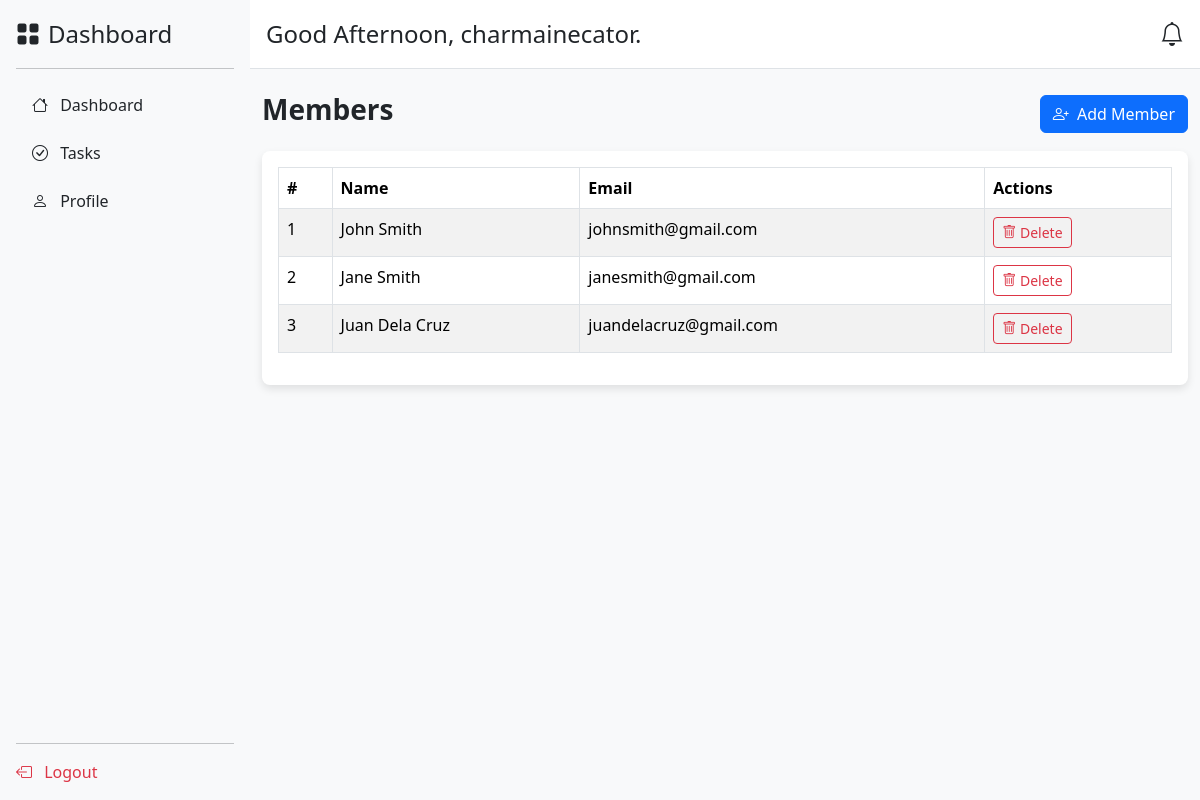
Screenshot of /members/ (signed in) with the database file from the repository.
### app/models.py (models this page shows, shortened)
class TeamMember(models.Model):
    user = models.OneToOneField(User, on_delete=models.CASCADE, related_name="team_member")
    added_by = models.ForeignKey(User, on_delete=models.CASCADE, related_name="added_members")
    date_added = models.DateTimeField(auto_now_add=True)

### app/views.py (the view, shortened to what this page needs)
# urls.py: path('members/', views.members, name='members'),
@login_required
def members(request):
    try:
        team_members = TeamMember.objects.filter(added_by_id=request.user)
        return render(request, 'app/members.html', {'team_members': team_members})
    except Exception as e:
        messages.error(request, f"An error occurred: {e}")
        return redirect('dashboard')
    except Exception as e:
        messages.error(request, f"An error occurred: {e}")
        return redirect('dashboard')

### app/context_processors.py (called while the page is built)
def add_current_time(request):
    gmt8 = pytz.timezone('Asia/Manila')  # Set the timezone to GMT+8
    current_time = timezone.now().astimezone(gmt8)  # Convert current time to GMT+8
    return {'current_time': current_time}

### app/templates/app/members.html (shortened to what this page needs)
<!DOCTYPE html>
<html lang="en">
<head>
    <link href="https://cdn.jsdelivr.net/npm/bootstrap@5.3.3/dist/css/bootstrap.min.css" rel="stylesheet">
    <link href="https://cdn.jsdelivr.net/npm/bootstrap-icons@1.10.5/font/bootstrap-icons.css" rel="stylesheet">
</head>
<body>
    <div class="d-flex">
        {% include 'app/sidebar.html' %}
        <div class="flex-grow-1 bg-light">
            {% include 'app/header.html' %}
            <div class="container mt-4">
                <div class="d-flex justify-content-between align-items-center mb-3">
                    <h3 class="fw-bold">Members</h3>
                    <button class="btn btn-primary" data-bs-toggle="modal" data-bs-target="#addMemberModal">
                        <i class="bi bi-person-plus me-1"></i> Add Member
                    </button>
                </div>
                <div class="table-container bg-white p-3">
                    <table class="table table-hover table-striped table-bordered">
                        <thead>
                            <tr>
                                <th>#</th>
                                <th>Name</th>
                                <th>Email</th>
                                <th>Actions</th>
                            </tr>
                        </thead>
                        <tbody>
                            {% for member in team_members %}
                            <tr>
                                <td>{{ forloop.counter }}</td>
                                <td>{{ member.user.get_full_name }}</td>
                                <td>{{ member.user.email }}</td>
                                <td>
                                    <button class="btn btn-sm btn-outline-danger delete-btn"
                                            data-member-id="{{ member.id }}"
                                            data-member-name="{{ member.user.get_full_name }}">
                                        <i class="bi bi-trash"></i> Delete
                                    </button>
                                </td>
                            </tr>
                            {% empty %}
                            <tr>
                                <td colspan="4" class="text-center">No members added yet.</td>
                            </tr>
                            {% endfor %}
                        </tbody>
                    </table>
                </div>
            </div>
        </div>
    </div>
</body>
</html>

### app/templates/app/header.html (shortened to what this page needs)
<div class="d-flex justify-content-between align-items-center p-3 bg-white border-bottom">
    <div>
        <h4 class="mb-0">
            {% if current_time.hour < 12 %}
                Good Morning, {{ user.username|default:"User" }}.
            {% elif current_time.hour < 18 %}
                Good Afternoon, {{ user.username|default:"User" }}.
            {% else %}
                Good Evening, {{ user.username|default:"User" }}.
            {% endif %}
        </h4>
    </div>
    <div class="dropdown">
        <a href="#" class="position-relative" id="notifications-dropdown" data-bs-toggle="dropdown" aria-expanded="false">
            <i class="bi bi-bell fs-4 text-dark"></i>
        </a>
    </div>
</div>

### app/templates/app/members.html (style rules this page uses)
body { background-color: #f8f9fa; }
.table-container { box-shadow: 0px 4px 8px rgba(0, 0, 0, 0.1); border-radius: 8px; overflow: hidden; }
table thead { background-color: #343a40; color: #ffffff; }

### rows the page displays
TeamMember: user.get_full_name "John Smith", user.email "johnsmith@gmail.com"
TeamMember: user.get_full_name "Jane Smith", user.email "janesmith@gmail.com"
TeamMember: user.get_full_name "Juan Dela Cruz", user.email "juandelacruz@gmail.com"

### other values shown
{{ user.username|default:"User" }} "charmainecator"
